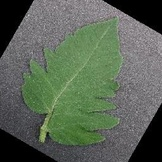
#> input picture img/p1.JPG, 162 x 162 px, shrunk from 256 x 256 before the run, found by its file name; its folder holds 4 pictures in this run
$ python '镜像翻转.py'
#> lines starting #> are read from the running program, lines starting #| are printed output that depends on the picture
from PIL import Image
import os

# 获得文件夹下所有文件
filePath = 'yolov5/img/'
filenames = os.listdir(filePath)

# 指定保存的文件夹
outputPath = 'yoloxv5/img/'

# 迭代所有图片
for filename in filenames:
    im = Image.open(filePath + filename)
#> im is the input picture: PIL image 162x162 RGB; mean R, G, B 89.4, 100.3, 85.6
    im_rotate = im.transpose(Image.FLIP_LEFT_RIGHT)
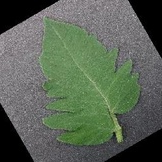
#> im_rotate: PIL image 162x162 RGB; mean R, G, B 89.4, 100.3, 85.6
    im_rotate.save(outputPath + filename)
#> pass 2 of the loop `for filename in filenames:`:
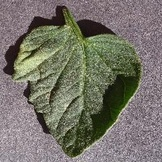
#> input picture img/p8.JPG, 162 x 162 px, shrunk from 256 x 256 before the run, found by its file name
#> im is the input picture: PIL image 162x162 RGB; mean R, G, B 118.3, 115.6, 105.2
#> `im_rotate = im.transpose(Image.FLIP_LEFT_RIGHT)`:
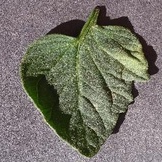
#> im_rotate: PIL image 162x162 RGB; mean R, G, B 118.3, 115.6, 105.2
#> pass 3 of the loop `for filename in filenames:`:
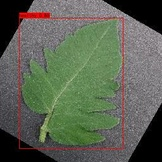
#> input picture img/resp1.JPG, 162 x 162 px, shrunk from 256 x 256 before the run, found by its file name
#> im is the input picture: PIL image 162x162 RGB; mean R, G, B 91.9, 98.8, 83.8
#> `im_rotate = im.transpose(Image.FLIP_LEFT_RIGHT)`:
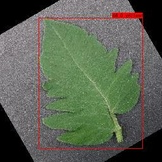
#> im_rotate: PIL image 162x162 RGB; mean R, G, B 91.9, 98.8, 83.8
#> the loop made 4 passes; the first 3 are shown
